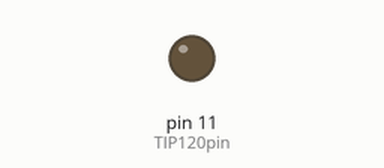
The sketch below on a simulated Arduino Uno, built with avr-gcc and run on an emulated ATmega328P. Shown: output pins drawn as LEDs (lit = HIGH).

Above: at 0.05 s.
At 7.45 s:
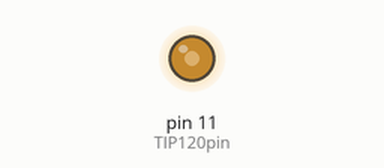
At 14.95 s:
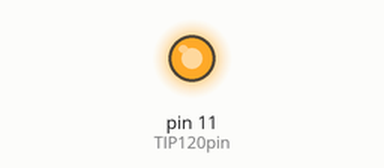
Timing chart, 0 to 19.5 s (numbered marks = the images above):
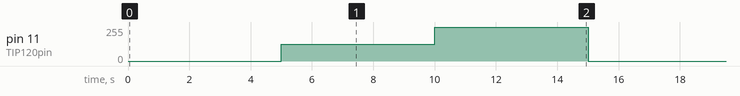

The sketch:

Test_PWM_Fan_Control.ino
```cpp
/*
/////////////////////////////////////////////////////////////////////////

Simple program to turn on/off 12V DC fan and control speed with PWM

/////////////////////////////////////////////////////////////////////////
*/

int TIP120pin = 11; // Pin to control fan speed

void setup()
{
  Serial.begin(9600);   // start serial port
  pinMode(TIP120pin, OUTPUT); // Set pin for output to control TIP120 base pin
}

void loop()
{
  // PWM control varies from 0, 127, 254 to control Fan.
  // Fan off (5sec), Fan at half speed (5sec), Fan at full speed (5sec).
  for (int i = 0; i<3; i++) {
    analogWrite(TIP120pin, 127*i);
    delay(5000);
  }
}
```

Measured:
- by itself, pin 11 (TIP120pin): repeats every 15.0 s: 254/255 5.0 s, 0/255 5.0 s, 127/255 5.0 s
